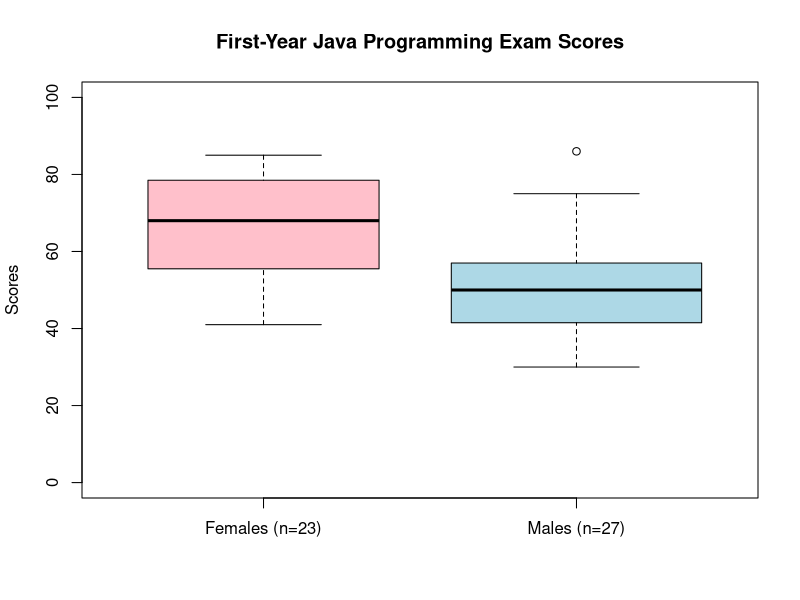

This figure's R source:
## ---- chunk 1
knitr::opts_chunk$set(echo = TRUE)
## ---- chunk 2
results <- read.csv("results.csv", na.strings = "NA")
 
# exact skewness (Equation 2.1)
exact_skewness <- function(x) {
  x <- x[!is.na(x)]
  n <- length(x)
  m <- mean(x)
  m2 <- sum((x - m)^2) / n
  m3 <- sum((x - m)^3) / n
  m3 / sqrt(m2)^3
}
 
# Pearson's approximate skewness: 3*(mean - median) / sd
pearson_skewness <- function(x) {
  x <- x[!is.na(x)]
  3 * (mean(x) - median(x)) / sd(x)
}
 
subjects <- c("arch1", "prog1", "arch2", "prog2")
 
skewness_results <- data.frame(
  arch1 = c(exact_skewness(results$arch1), pearson_skewness(results$arch1)),
  prog1 = c(exact_skewness(results$prog1), pearson_skewness(results$prog1)),
  arch2 = c(exact_skewness(results$arch2), pearson_skewness(results$arch2)),
  prog2 = c(exact_skewness(results$prog2), pearson_skewness(results$prog2))
)
rownames(skewness_results) <- c("Exact Skewness", "Pearson Skewness")
print(skewness_results)
## ---- chunk 3
# ------------------------------------------------------------------
# Purpose: Create stem-and-leaf displays comparing first-year Java
# programming exam scores between male and female students, and use
# them to visually compare score distributions by gender.
# ------------------------------------------------------------------

# Raw exam scores for the 23 female students.
female <- c(57, 59, 78, 79, 60, 65, 68, 71, 75, 48, 51, 55, 56, 41, 43,
            44, 75, 78, 80, 81, 83, 83, 85)
# Raw exam scores for the 27 male students.
male <- c(48, 49, 49, 30, 30, 31, 32, 35, 37, 41, 86, 42, 51, 53, 56, 42, 44, 
          50, 51, 65, 67, 51, 56, 58, 64, 64, 75)

# Printed the labels, then generated the stem-and-leaf plot for each gender.
# stem() automatically splits each score into a "stem" (tens digit)
# and a "leaf" (ones digit) and prints the plot directly to console.
print("First-Year Java Programming Exam Scores of Female Students")
stem(na.omit(female))
print("First-Year Java Programming Exam Scores of Male Students")
stem(na.omit(male))

# Note: na.omit() ensures the stem-and-leaf display is robust to any
# missing values in the data. Default stem() scale was reviewed and
# found appropriate for this data's range and sample size.
## ---- chunk 4
# ------------------------------------------------------------------
# Purpose: Construct side-by-side box plots to visually compare the
# spread, median, and outliers of exam scores between female and
# male students.
# ------------------------------------------------------------------

# boxplot() draws one box per vector supplied (female, then male).
# names = labels each box; col = fills each box a different color
# for easier visual distinction between groups.
boxplot(female, male,
        names = c("Females (n=23)", "Males (n=27)"),
        main = "First-Year Java Programming Exam Scores",
        ylab = "Scores",
        ylim = range(0, 100),
        col = c("pink", "lightblue"),
        varwidth = TRUE)
 
# Note: varwidth = TRUE scales each box's width by its sample size,
# and axis labels display each group's n directly, so the unequal
# sample sizes (23 females vs. 27 males) are now visually accounted
# for. Outlier detection uses R's standard 1.5 x IQR (Tukey)
# method, which is a conventional and appropriate choice for
# this type of exploratory analysis.
